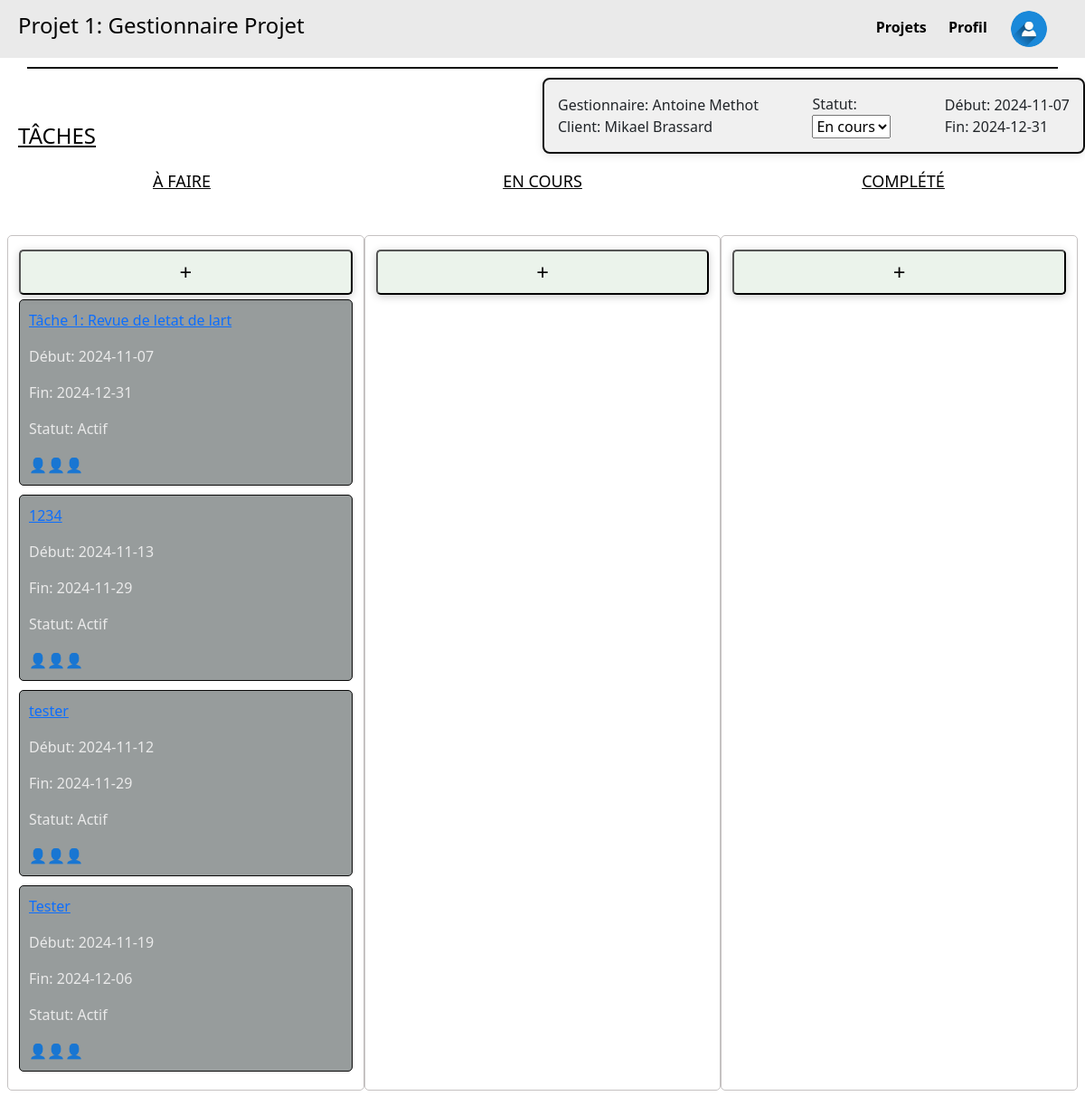
Before: /projet/1 with the older database file.
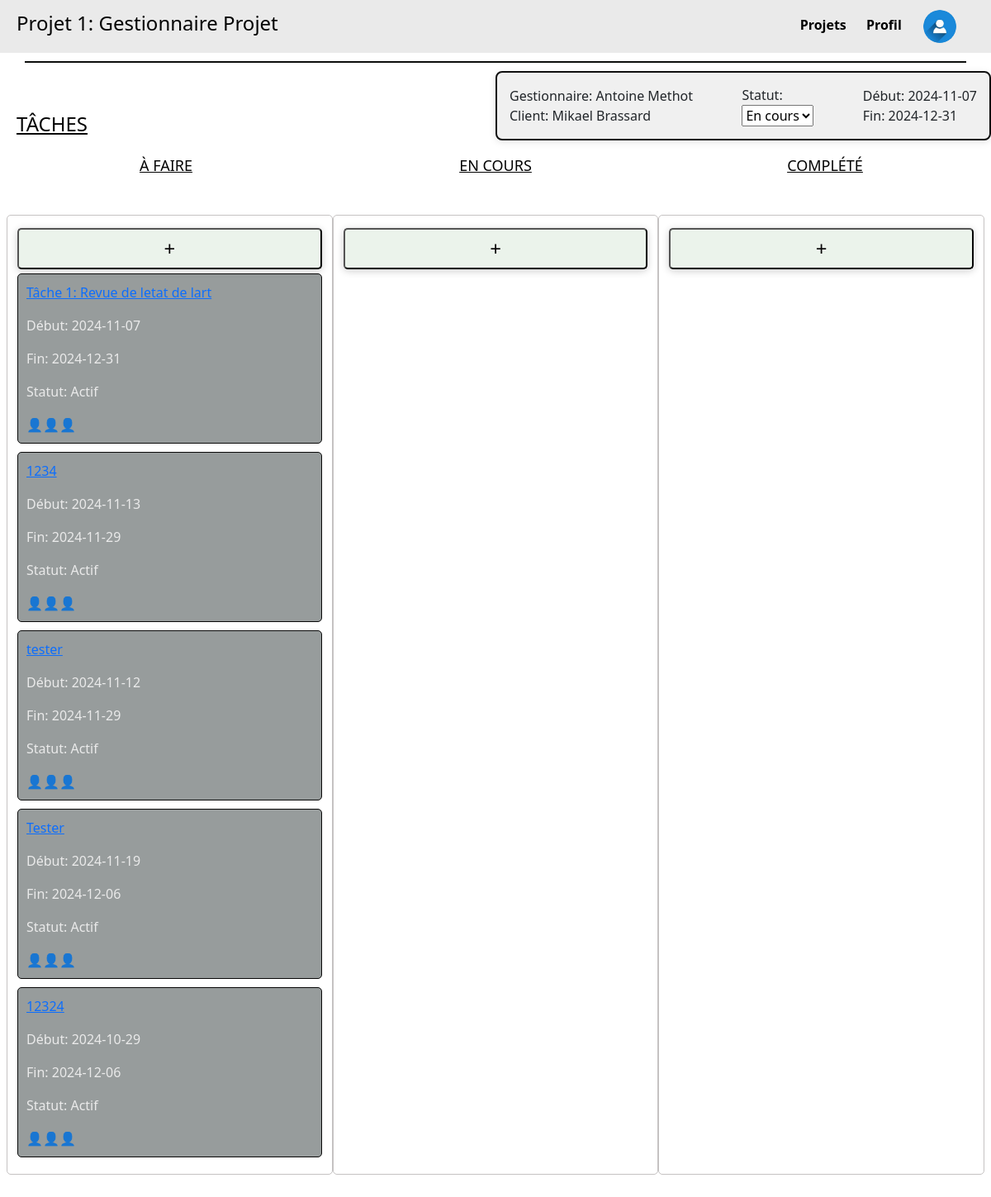
After: the same page with the newer database file.
### tables this page shows
CREATE TABLE Projet_proj (
    proj_id INTEGER PRIMARY KEY,
    proj_clnt_id INTEGER NOT NULL,
    proj_etat_etat INTEGER NOT NULL,
    proj_emp_id INTEGER NOT NULL,
    proj_nom TEXT NOT NULL,
    proj_dateDebut DATE,
    proj_dateFin DATE,
    proj_isTemplate BOOLEAN,
    FOREIGN KEY (proj_clnt_id) REFERENCES Client_clnt(clnt_id),
    FOREIGN KEY (proj_etat_etat) REFERENCES Etat_etat(etat_id),
    FOREIGN KEY (proj_emp_id) REFERENCES Employee_emp(emp_id)
);

CREATE TABLE Tache_tch (
    tch_id INTEGER PRIMARY KEY,
    tch_proj_id INTEGER NOT NULL,
    tch_etat_etat INTEGER NOT NULL,
    tch_parent INTEGER,
    tch_nom TEXT NOT NULL,
    tch_dateDebut DATE,
    tch_dateFin DATE,
    FOREIGN KEY (tch_proj_id) REFERENCES Projet_proj(proj_id),
    FOREIGN KEY (tch_etat_etat) REFERENCES Etat_etat(etat_id),
    FOREIGN KEY (tch_parent) REFERENCES Tache_tch(tch_id)
);

CREATE TABLE Etat_etat (
    etat_id INTEGER PRIMARY KEY,
    etat_nom TEXT NOT NULL
);

### main.py (the view)
@app.route('/projet/<int:id>', methods=['GET'])
def projet(id):
    projet = get_projet_by_id(id)
    if projet is None:
        return "Project not found", 404  # Or render a custom 404 page
    taches = get_taches_by_project(id)
    return render_template('projet.html', projet=projet, taches=taches)

### main.py (called while the page is built)
def get_taches_by_project(proj_id):
    conn = sqlite3.connect(DB)  # Connect to the database
    cursor = conn.cursor()
    query = """
    SELECT
        Tache_tch.tch_id AS id,
        Tache_tch.tch_proj_id AS projet_id,
        Etat_etat.etat_nom AS statut,  -- Get the status name instead of its ID
        Tache_tch.tch_nom AS nom,
        Tache_tch.tch_dateDebut AS dateDebut,
        Tache_tch.tch_dateFin AS dateFin
    FROM Tache_tch
    LEFT JOIN Etat_etat ON Tache_tch.tch_etat_etat = Etat_etat.etat_id  -- Join with the Etat_etat table
    WHERE Tache_tch.tch_proj_id = ?;
    """
    cursor.execute(query, (proj_id,))
    taches = cursor.fetchall()
    conn.close()
    return taches

### templates/projet.html (shortened to what this page needs)
<!DOCTYPE html>
<html lang="fr">
  <head>
    <link rel="stylesheet" href="/static/css/style.css" />
    <link
      href="https://cdn.jsdelivr.net/npm/bootstrap@5.3.3/dist/css/bootstrap.min.css"
      rel="stylesheet"
    />
  </head>
  <body>
    <div class="header">
      <h4>{{ projet[4] }}</h4>
      <div class="menu">
        <a href="{{ url_for('listeProjets') }}" class="highlight-link"
          >Projets</a
        >
        <a href="{{ url_for('profil') }}" class="highlight-link">Profil</a>
        <a href="#" class="user-icon">
          <img
            src="../static/images/icon_utiliateur.jpg"
            alt="User Icon"
            width="40"
            height="40"
          />
        </a>
      </div>
    </div>
    <div class="divider"></div>
    <h4 class="taches">TÂCHES</h4>
    <div class="project-details">
      <div class="part1">
        <p>Gestionnaire: {{ projet[8] }}</p>
        <p>Client: {{ projet[7] }}</p>
      </div>
      <div class="part2">
        <label for="status">Statut:</label>
        <select id="status">
          <option value="en_cours">En cours</option>
        </select>
      </div>
      <div class="part3">
        <p>Début: {{ projet[5] }}</p>
        <p>Fin: {{ projet[6] }}</p>
      </div>
    </div>
    <div class="task-status">
      <h4 class="A_faire">À FAIRE</h4>
      <h4 class="en_cours">EN COURS</h4>
      <h4 class="complete">COMPLÉTÉ</h4>
    </div>
    <div class="tasks-container row">
      <div
        class="column col-12 col-md-4"
        ondrop="drop(event)"
        ondragover="allowDrop(event)"
      >
        <button class="add-button" onclick="showTaskForm()">+</button>
        {% for tache in taches %}
        <div class="task" id="task1" draggable="true" ondragstart="drag(event)">
          <a href="{{ url_for('tache', projid=projet[0], tacheid=tache[0]) }}">
            <p>{{ tache[3] }}</p>
          </a>
          <p>Début: {{ tache[4] }}</p>
          <p>Fin: {{ tache[5] }}</p>
          <p>Statut: {{ tache[2] }}</p>
          <div class="icons">👤👤👤</div>
        </div>
        {% endfor %}
      </div>
      <div
        class="column col-12 col-md-4"
        ondrop="drop(event)"
        ondragover="allowDrop(event)"
      >
        <button class="add-button" onclick="showTaskForm()">+</button>
      </div>
      <div
        class="column col-12 col-md-4"
        ondrop="drop(event)"
        ondragover="allowDrop(event)"
      >
        <button class="add-button" onclick="showTaskForm()">+</button>
      </div>
    </div>
  </body>
</html>

### static/css/style.css (style rules this page uses)
body { font-family: Arial, sans-serif; margin: 0; padding: 0; background: #eaeaea; background-size: cover; }
.header { display: flex; justify-content: space-between; align-items: center; background-color: #eaeaea; padding: 10px 20px; color: #030303; }
.divider { width: 95%; height: 2px; background-color: #0c0e0c; margin: 10px auto; }
.taches { position: absolute; left: 20px; margin-top: 50px; text-decoration: underline; color: #030303; }
.add-button { width: 100%; height: 50px; background-color: #ebf3eb; color: rgb(7, 6, 6); font-size: 24px; border-radius: 5px; cursor: pointer; margin-top: 5px; box-shadow: 0 2px 10px rgba(0, 0, 0, 0.2); margin-bottom: 5px; }
.highlight-link { position: relative; text-decoration: none; color: #a80c67; padding: 5px 0; }
.menu a { margin-right: 20px; text-decoration: none; color: #020202; font-weight: bold; }
.user-icon { display: inline-block; font-size: 20px; border: 2px solid transparent; background-color: transparent; border-radius: 50%; margin-top: auto; vertical-align: middle; border-radius: 100%; overflow: hidden; margin: 0; padding: 0; }
.project-details { top: 20px; right: 20px; width: 90%; margin-left: auto; max-width: 600px; background-color: #f0f0f0; border: 2px solid #0f0f0f; border-radius: 8px; padding: 15px; box-shadow: 0 2px 10px rgba(3, 3, 3, 0.1); display: flex; justify-content: space-between; align-items: center; }
.part1, .part2, .part3 { display: flex; flex-direction: column; }
.part1 p, .part2 p, .part3 p { margin: 0; }
.column { width: 100%; background-color: transparent; padding: 10px; border: 1px solid #c5c2c2; border-radius: 5px; margin-bottom: 20px; }
.task { background-color: #979c9c; padding: 10px; margin-bottom: 10px; border-radius: 5px; border: 1px solid #080808; color:#eaeaea; }
.icons { display: flex; justify-content: flex-start; }
.task-status { display: flex; justify-content: space-evenly; margin-bottom: 20px; flex-wrap: wrap; }
.A_faire, .en_cours, .complete { margin-top: 20px; font-size: 18px; color: #020202; text-decoration: underline; text-align: center; width: 100%; }
@media (min-width: 576px) { .A_faire, .en_cours, .complete { width: auto; } }
.tasks-container { display: flex; flex-wrap: wrap; justify-content: space-between; padding: 20px; }
@media (min-width: 768px) { .A_faire, .en_cours, .complete { width: 33%; } }
.task { background-color: #979c9c; padding: 10px; margin-bottom: 10px; border-radius: 5px; border: 1px solid #080808; color:#eaeaea; cursor: move; }

Changed rows visible on the page:
added Tache_tch: tch_nom "12324", tch_dateDebut "2024-10-29", tch_dateFin "2024-12-06", etat_nom "Actif"
